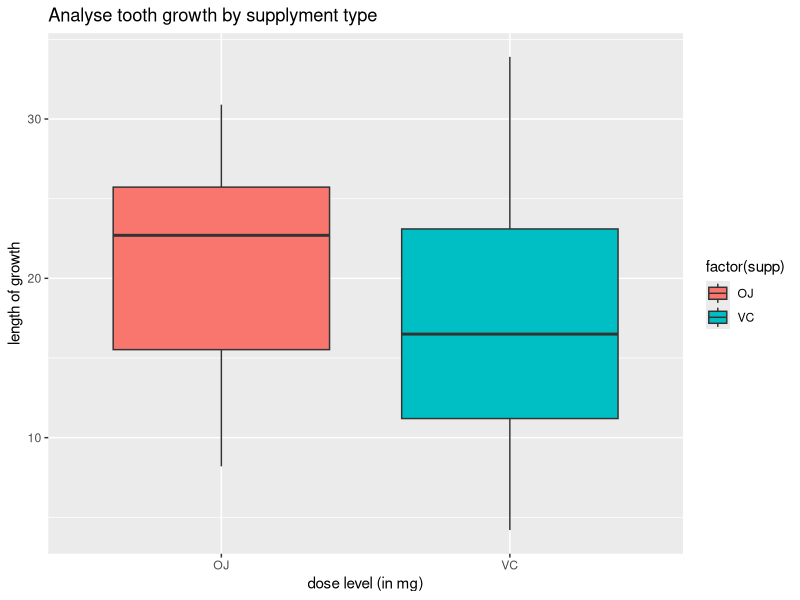
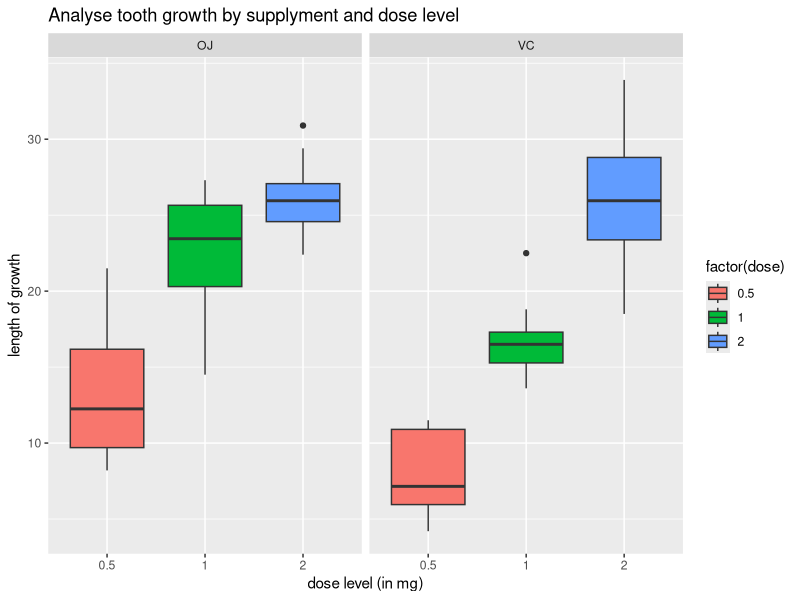

Source code (R) for these figures, in order: (Note: this script raises an error after producing the figures.)
## ---- chunk 1
data(ToothGrowth) 
head(ToothGrowth)
summary(ToothGrowth)
## ---- chunk 2
library(ggplot2)
title<-"Analyse tooth growth by supplyment type"
g<- ggplot(ToothGrowth,aes(x=factor(supp),y=len,fill=factor(supp)))+geom_boxplot()+labs(title=title,x="dose level (in mg)",y="length of growth")
g

title<-"Analyse tooth growth by supplyment and dose level"
g2<- ggplot(ToothGrowth,aes(x=factor(dose),y=len,fill=factor(dose)))+geom_boxplot()+ facet_grid(.~supp)+labs(title=title,x="dose level (in mg)",y="length of growth")
g2

## ---- chunk 3
data <- ToothGrowth
data0.5<- data[data$dose==0.5,]
data1<- data[data$dose==1,]
data2<- data[data$dose==2,]

t_supp<- t.test(len~supp, paired=FALSE,var.equal = FALSE, data = data)
t_0.5 <- t.test(len~supp, paired=FALSE,var.equal = FALSE, data = data0.5)
t_1 <- t.test(len~supp, paired=FALSE,var.equal = FALSE, data = data1)
t_2 <- t.test(len~supp, paired=FALSE,var.equal = FALSE, data = data2)

result <- data.frame(Test=c("OJ vs VC","0.5 dose","1 dose","2 dose"),"p.value"=c(t_supp$p.value,t_0.5$p.value,t_1$p.value,t_2$p.value),ci.lower=c(t_supp$conf[1],t_0.5$conf[1],t_1$conf[1],t_2$conf[1]),ci.upper=c(t_supp$conf[2],t_0.5$conf[2],t_1$conf[2],t_2$conf[2]),"Mean OJ"=c(t_supp$estimate[1],t_0.5$estimate[1],t_1$estimate[1],t_2$estimate[1]),"Mean VC"=c(t_supp$estimate[2],t_0.5$estimate[2],t_1$estimate[2],t_2$estimate[2]))


result

